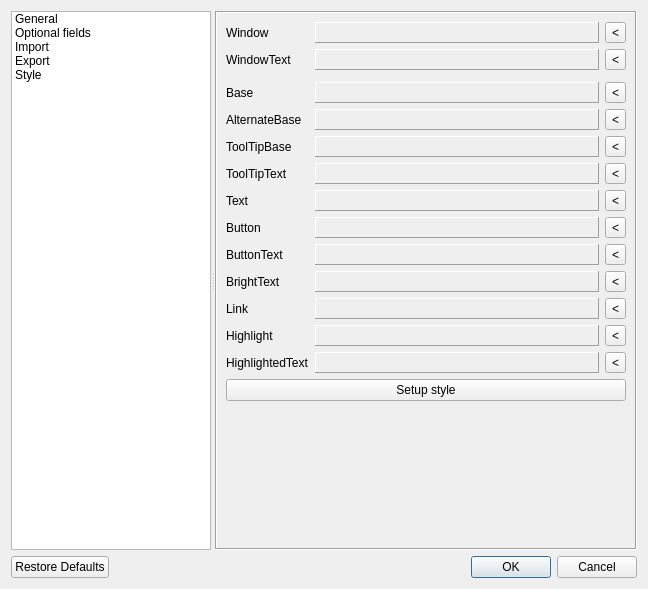
<?xml version="1.0" encoding="UTF-8"?>
<ui version="4.0">
 <class>Settings</class>
 <widget class="QDialog" name="Settings">
  <property name="geometry">
   <rect>
    <x>0</x>
    <y>0</y>
    <width>648</width>
    <height>589</height>
   </rect>
  </property>
  <property name="windowTitle">
   <string>Settings</string>
  </property>
  <property name="windowIcon">
   <iconset resource="resource.qrc">
    <normaloff>:/images/config.png</normaloff>:/images/config.png</iconset>
  </property>
  <layout class="QVBoxLayout" name="verticalLayout_2">
   <item>
    <widget class="QSplitter" name="splitter">
     <property name="orientation">
      <enum>Qt::Horizontal</enum>
     </property>
     <widget class="QListWidget" name="listWidget">
      <property name="sizePolicy">
       <sizepolicy hsizetype="Maximum" vsizetype="Maximum">
        <horstretch>0</horstretch>
        <verstretch>0</verstretch>
       </sizepolicy>
      </property>
      <property name="maximumSize">
       <size>
        <width>200</width>
        <height>16777215</height>
       </size>
      </property>
      <property name="viewMode">
       <enum>QListView::ListMode</enum>
      </property>
      <item>
       <property name="text">
        <string>General</string>
       </property>
       <property name="icon">
        <iconset>
         <normaloff>../../../../images/DBA_Icon.png</normaloff>../../../../images/DBA_Icon.png</iconset>
       </property>
       <property name="flags">
        <set>ItemIsSelectable|ItemIsEnabled</set>
       </property>
      </item>
      <item>
       <property name="text">
        <string>Optional fields</string>
       </property>
       <property name="icon">
        <iconset>
         <normaloff>../../../../images/config.png</normaloff>../../../../images/config.png</iconset>
       </property>
       <property name="flags">
        <set>ItemIsSelectable|ItemIsEnabled</set>
       </property>
      </item>
      <item>
       <property name="text">
        <string>Import</string>
       </property>
       <property name="icon">
        <iconset>
         <normaloff>../../../../images/import.png</normaloff>../../../../images/import.png</iconset>
       </property>
       <property name="flags">
        <set>ItemIsSelectable|ItemIsEnabled</set>
       </property>
      </item>
      <item>
       <property name="text">
        <string>Export</string>
       </property>
       <property name="icon">
        <iconset>
         <normaloff>../../../../images/export.png</normaloff>../../../../images/export.png</iconset>
       </property>
       <property name="flags">
        <set>ItemIsSelectable|ItemIsEnabled</set>
       </property>
      </item>
      <item>
       <property name="text">
        <string>Style</string>
       </property>
      </item>
     </widget>
     <widget class="QStackedWidget" name="StackedWidget">
      <property name="sizePolicy">
       <sizepolicy hsizetype="Minimum" vsizetype="Minimum">
        <horstretch>0</horstretch>
        <verstretch>0</verstretch>
       </sizepolicy>
      </property>
      <property name="minimumSize">
       <size>
        <width>420</width>
        <height>0</height>
       </size>
      </property>
      <property name="frameShape">
       <enum>QFrame::Box</enum>
      </property>
      <property name="frameShadow">
       <enum>QFrame::Sunken</enum>
      </property>
      <property name="currentIndex">
       <number>4</number>
      </property>
      <widget class="QWidget" name="Page_General">
       <layout class="QVBoxLayout" name="verticalLayout">
        <property name="leftMargin">
         <number>2</number>
        </property>
        <property name="topMargin">
         <number>2</number>
        </property>
        <property name="rightMargin">
         <number>2</number>
        </property>
        <property name="bottomMargin">
         <number>2</number>
        </property>
        <item>
         <widget class="QScrollArea" name="ScrollArea_General">
          <property name="frameShape">
           <enum>QFrame::NoFrame</enum>
          </property>
          <property name="widgetResizable">
           <bool>true</bool>
          </property>
          <widget class="QWidget" name="scrollAreaWidgetContents">
           <property name="geometry">
            <rect>
             <x>0</x>
             <y>0</y>
             <width>401</width>
             <height>514</height>
            </rect>
           </property>
           <layout class="QVBoxLayout" name="verticalLayout_4">
            <item>
             <widget class="QGroupBox" name="GroupBox_Global">
              <property name="autoFillBackground">
               <bool>true</bool>
              </property>
              <property name="title">
               <string>Global:</string>
              </property>
              <layout class="QFormLayout" name="formLayout_3">
               <property name="fieldGrowthPolicy">
                <enum>QFormLayout::AllNonFixedFieldsGrow</enum>
               </property>
               <item row="0" column="0">
                <widget class="QLabel" name="Label_Language">
                 <property name="text">
                  <string>Language:</string>
                 </property>
                </widget>
               </item>
               <item row="0" column="1">
                <widget class="QComboBox" name="ComboBox_Language"/>
               </item>
              </layout>
             </widget>
            </item>
            <item>
             <widget class="QGroupBox" name="GroupBox_Network">
              <property name="title">
               <string>Network:</string>
              </property>
              <layout class="QGridLayout" name="gridLayout">
               <item row="0" column="0">
                <widget class="QCheckBox" name="ChBox_CheckForUpdate">
                 <property name="text">
                  <string>Check for update</string>
                 </property>
                </widget>
               </item>
               <item row="1" column="0">
                <widget class="QCheckBox" name="ChBox_SearchOnShikimori">
                 <property name="text">
                  <string>Auto search on shikimori</string>
                 </property>
                </widget>
               </item>
              </layout>
             </widget>
            </item>
            <item>
             <widget class="QGroupBox" name="GroupBox_ActiveSections">
              <property name="sizePolicy">
               <sizepolicy hsizetype="Preferred" vsizetype="Maximum">
                <horstretch>0</horstretch>
                <verstretch>0</verstretch>
               </sizepolicy>
              </property>
              <property name="title">
               <string>Active sections:</string>
              </property>
              <layout class="QHBoxLayout" name="horizontalLayout">
               <item>
                <widget class="QCheckBox" name="ChBox_AS_Anime">
                 <property name="text">
                  <string>Anime</string>
                 </property>
                </widget>
               </item>
               <item>
                <widget class="QCheckBox" name="ChBox_AS_Manga">
                 <property name="text">
                  <string>Manga</string>
                 </property>
                </widget>
               </item>
               <item>
                <widget class="QCheckBox" name="ChBox_AS_Amv">
                 <property name="text">
                  <string>Amv</string>
                 </property>
                </widget>
               </item>
               <item>
                <widget class="QCheckBox" name="ChBox_AS_Dorama">
                 <property name="text">
                  <string>Dorama</string>
                 </property>
                </widget>
               </item>
              </layout>
             </widget>
            </item>
            <item>
             <widget class="QGroupBox" name="GroupBox_ItemList">
              <property name="title">
               <string>Item list:</string>
              </property>
              <layout class="QFormLayout" name="formLayout">
               <item row="2" column="0">
                <widget class="QLabel" name="Label_Sorting">
                 <property name="text">
                  <string>Sorting:</string>
                 </property>
                </widget>
               </item>
               <item row="2" column="1">
                <widget class="QComboBox" name="ComboBox_ItemList_Sorting"/>
               </item>
               <item row="0" column="0">
                <widget class="QLabel" name="Label_DisplayedField">
                 <property name="text">
                  <string>Displayed field:</string>
                 </property>
                </widget>
               </item>
               <item row="0" column="1">
                <widget class="QComboBox" name="ComboBox_ItemList_DisplayedField">
                 <property name="enabled">
                  <bool>true</bool>
                 </property>
                </widget>
               </item>
              </layout>
             </widget>
            </item>
            <item>
             <widget class="QGroupBox" name="GroupBox_ActiveItem">
              <property name="title">
               <string>Active item:</string>
              </property>
              <layout class="QFormLayout" name="formLayout_2">
               <item row="0" column="0" colspan="2">
                <widget class="QCheckBox" name="ChBox_SwitchCoverOrDir">
                 <property name="text">
                  <string>Switch cover/directory</string>
                 </property>
                </widget>
               </item>
              </layout>
             </widget>
            </item>
            <item>
             <widget class="QGroupBox" name="groupBox">
              <property name="title">
               <string>Work directory:</string>
              </property>
              <property name="checkable">
               <bool>true</bool>
              </property>
              <property name="checked">
               <bool>false</bool>
              </property>
              <layout class="QFormLayout" name="formLayout_5">
               <item row="0" column="1">
                <layout class="QHBoxLayout" name="horizontalLayout_8">
                 <item>
                  <widget class="QLineEdit" name="LineEdit_WorkDir"/>
                 </item>
                 <item>
                  <widget class="QToolButton" name="TBtn_WorkDir_Choose">
                   <property name="text">
                    <string/>
                   </property>
                   <property name="icon">
                    <iconset resource="resource.qrc">
                     <normaloff>:/images/folder.png</normaloff>:/images/folder.png</iconset>
                   </property>
                  </widget>
                 </item>
                </layout>
               </item>
              </layout>
             </widget>
            </item>
            <item>
             <spacer name="VSpacer_General">
              <property name="orientation">
               <enum>Qt::Vertical</enum>
              </property>
              <property name="sizeHint" stdset="0">
               <size>
                <width>20</width>
                <height>40</height>
               </size>
              </property>
             </spacer>
            </item>
           </layout>
          </widget>
         </widget>
        </item>
       </layout>
      </widget>
      <widget class="QWidget" name="Page_OptionalFields">
       <layout class="QVBoxLayout" name="VLay_3">
        <property name="leftMargin">
         <number>2</number>
        </property>
        <property name="topMargin">
         <number>2</number>
        </property>
        <property name="rightMargin">
         <number>2</number>
        </property>
        <property name="bottomMargin">
         <number>2</number>
        </property>
        <item>
         <widget class="QScrollArea" name="ScrollArea_OptionalFields">
          <property name="frameShape">
           <enum>QFrame::NoFrame</enum>
          </property>
          <property name="widgetResizable">
           <bool>true</bool>
          </property>
          <widget class="QWidget" name="scrollAreaWidgetContents_2">
           <property name="geometry">
            <rect>
             <x>0</x>
             <y>0</y>
             <width>414</width>
             <height>504</height>
            </rect>
           </property>
           <layout class="QVBoxLayout" name="verticalLayout_3">
            <item>
             <widget class="QGroupBox" name="GroupBox_Anime">
              <property name="title">
               <string>Anime:</string>
              </property>
              <layout class="QHBoxLayout" name="horizontalLayout_2">
               <item>
                <widget class="QCheckBox" name="ChBox_OptField_Anime_AltTitle">
                 <property name="text">
                  <string>Alt title</string>
                 </property>
                </widget>
               </item>
               <item>
                <widget class="QCheckBox" name="ChBox_OptField_Anime_Director">
                 <property name="text">
                  <string>Director</string>
                 </property>
                </widget>
               </item>
               <item>
                <widget class="QCheckBox" name="ChBox_OptField_Anime_Postscoring">
                 <property name="text">
                  <string>Postscoring</string>
                 </property>
                </widget>
               </item>
              </layout>
             </widget>
            </item>
            <item>
             <widget class="QGroupBox" name="GroupBox_Manga">
              <property name="title">
               <string>Manga:</string>
              </property>
              <layout class="QHBoxLayout" name="horizontalLayout_3">
               <item>
                <widget class="QCheckBox" name="ChBox_OptField_Manga_AltTitle">
                 <property name="text">
                  <string>Alt title</string>
                 </property>
                </widget>
               </item>
               <item>
                <widget class="QCheckBox" name="ChBox_OptField_Manga_Author">
                 <property name="text">
                  <string>Author</string>
                 </property>
                </widget>
               </item>
               <item>
                <widget class="QCheckBox" name="ChBox_OptField_Manga_Translation">
                 <property name="text">
                  <string>Translation</string>
                 </property>
                </widget>
               </item>
              </layout>
             </widget>
            </item>
            <item>
             <widget class="QGroupBox" name="GroupBox_Dorama">
              <property name="title">
               <string>Dorama:</string>
              </property>
              <layout class="QHBoxLayout" name="horizontalLayout_4">
               <item>
                <widget class="QCheckBox" name="ChBox_OptField_Dorama_AltTitle">
                 <property name="text">
                  <string>Alt title</string>
                 </property>
                </widget>
               </item>
               <item>
                <widget class="QCheckBox" name="ChBox_OptField_Dorama_Director">
                 <property name="text">
                  <string>Director</string>
                 </property>
                </widget>
               </item>
               <item>
                <widget class="QLabel" name="label"/>
               </item>
              </layout>
             </widget>
            </item>
            <item>
             <spacer name="VSpacer_OptionalFields">
              <property name="orientation">
               <enum>Qt::Vertical</enum>
              </property>
              <property name="sizeHint" stdset="0">
               <size>
                <width>20</width>
                <height>215</height>
               </size>
              </property>
             </spacer>
            </item>
           </layout>
          </widget>
         </widget>
        </item>
       </layout>
      </widget>
      <widget class="QWidget" name="Page_Import">
       <layout class="QVBoxLayout" name="VLay_Import">
        <property name="leftMargin">
         <number>2</number>
        </property>
        <property name="topMargin">
         <number>2</number>
        </property>
        <property name="rightMargin">
         <number>2</number>
        </property>
        <property name="bottomMargin">
         <number>2</number>
        </property>
        <item>
         <widget class="QScrollArea" name="ScrollArea_Import">
          <property name="frameShape">
           <enum>QFrame::NoFrame</enum>
          </property>
          <property name="widgetResizable">
           <bool>true</bool>
          </property>
          <widget class="QWidget" name="scrollAreaWidgetContents_3">
           <property name="geometry">
            <rect>
             <x>0</x>
             <y>0</y>
             <width>414</width>
             <height>504</height>
            </rect>
           </property>
           <layout class="QVBoxLayout" name="verticalLayout_5">
            <item>
             <layout class="QHBoxLayout" name="HLay_Import_Path">
              <item>
               <widget class="QLineEdit" name="LineEdit_Import_FilePath"/>
              </item>
              <item>
               <widget class="QToolButton" name="TBtn_Import_Path_Choose">
                <property name="icon">
                 <iconset resource="resource.qrc">
                  <normaloff>:/images/folder.png</normaloff>:/images/folder.png</iconset>
                </property>
               </widget>
              </item>
             </layout>
            </item>
            <item>
             <widget class="QGroupBox" name="GroupBox_ImportSections">
              <property name="title">
               <string>Import sections:</string>
              </property>
              <layout class="QHBoxLayout" name="horizontalLayout_6">
               <item>
                <widget class="QCheckBox" name="ChBox_Import_Anime">
                 <property name="text">
                  <string>Anime</string>
                 </property>
                 <property name="checked">
                  <bool>true</bool>
                 </property>
                </widget>
               </item>
               <item>
                <widget class="QCheckBox" name="ChBox_Import_Manga">
                 <property name="text">
                  <string>Manga</string>
                 </property>
                 <property name="checked">
                  <bool>true</bool>
                 </property>
                </widget>
               </item>
               <item>
                <widget class="QCheckBox" name="ChBox_Import_Amv">
                 <property name="text">
                  <string>Amv</string>
                 </property>
                 <property name="checked">
                  <bool>true</bool>
                 </property>
                </widget>
               </item>
               <item>
                <widget class="QCheckBox" name="ChBox_Import_Dorama">
                 <property name="text">
                  <string>Dorama</string>
                 </property>
                 <property name="checked">
                  <bool>true</bool>
                 </property>
                </widget>
               </item>
              </layout>
             </widget>
            </item>
            <item>
             <widget class="QCheckBox" name="ChBox_Import_Images">
              <property name="text">
               <string>Import images</string>
              </property>
              <property name="checked">
               <bool>true</bool>
              </property>
             </widget>
            </item>
            <item>
             <layout class="QHBoxLayout" name="HLay_Import_Actions">
              <item>
               <widget class="QPushButton" name="PBtn_Import_Append">
                <property name="text">
                 <string>Append</string>
                </property>
                <property name="icon">
                 <iconset resource="resource.qrc">
                  <normaloff>:/images/list-add.png</normaloff>:/images/list-add.png</iconset>
                </property>
               </widget>
              </item>
              <item>
               <widget class="QPushButton" name="PBtn_Import_Replace">
                <property name="text">
                 <string>Replace</string>
                </property>
                <property name="icon">
                 <iconset resource="resource.qrc">
                  <normaloff>:/images/refresh.png</normaloff>:/images/refresh.png</iconset>
                </property>
               </widget>
              </item>
             </layout>
            </item>
            <item>
             <widget class="QProgressBar" name="ProgressBar_Import">
              <property name="value">
               <number>0</number>
              </property>
              <property name="alignment">
               <set>Qt::AlignCenter</set>
              </property>
             </widget>
            </item>
            <item>
             <spacer name="VSpacer_Import">
              <property name="orientation">
               <enum>Qt::Vertical</enum>
              </property>
              <property name="sizeHint" stdset="0">
               <size>
                <width>20</width>
                <height>239</height>
               </size>
              </property>
             </spacer>
            </item>
           </layout>
          </widget>
         </widget>
        </item>
       </layout>
      </widget>
      <widget class="QWidget" name="Page_Export">
       <layout class="QVBoxLayout" name="verticalLayout_6">
        <property name="leftMargin">
         <number>2</number>
        </property>
        <property name="topMargin">
         <number>2</number>
        </property>
        <property name="rightMargin">
         <number>2</number>
        </property>
        <property name="bottomMargin">
         <number>2</number>
        </property>
        <item>
         <widget class="QScrollArea" name="ScrollArea_Export">
          <property name="frameShape">
           <enum>QFrame::NoFrame</enum>
          </property>
          <property name="widgetResizable">
           <bool>true</bool>
          </property>
          <widget class="QWidget" name="scrollAreaWidgetContents_4">
           <property name="geometry">
            <rect>
             <x>0</x>
             <y>0</y>
             <width>414</width>
             <height>504</height>
            </rect>
           </property>
           <layout class="QVBoxLayout" name="verticalLayout_7">
            <item>
             <layout class="QHBoxLayout" name="horizontalLayout_5">
              <item>
               <widget class="QLineEdit" name="LineEdit_Export_FilePath"/>
              </item>
              <item>
               <widget class="QToolButton" name="TBtn_Export_Path_Choose">
                <property name="icon">
                 <iconset resource="resource.qrc">
                  <normaloff>:/images/folder.png</normaloff>:/images/folder.png</iconset>
                </property>
               </widget>
              </item>
             </layout>
            </item>
            <item>
             <widget class="QGroupBox" name="GroupBox_Export_Sections">
              <property name="title">
               <string>Export sections:</string>
              </property>
              <layout class="QHBoxLayout" name="horizontalLayout_7">
               <item>
                <widget class="QCheckBox" name="ChBox_Export_Anime">
                 <property name="text">
                  <string>Anime</string>
                 </property>
                 <property name="checked">
                  <bool>true</bool>
                 </property>
                </widget>
               </item>
               <item>
                <widget class="QCheckBox" name="ChBox_Export_Manga">
                 <property name="text">
                  <string>Manga</string>
                 </property>
                 <property name="checked">
                  <bool>true</bool>
                 </property>
                </widget>
               </item>
               <item>
                <widget class="QCheckBox" name="ChBox_Export_Amv">
                 <property name="text">
                  <string>Amv</string>
                 </property>
                 <property name="checked">
                  <bool>true</bool>
                 </property>
                </widget>
               </item>
               <item>
                <widget class="QCheckBox" name="ChBox_Export_Dorama">
                 <property name="text">
                  <string>Dorama</string>
                 </property>
                 <property name="checked">
                  <bool>true</bool>
                 </property>
                </widget>
               </item>
              </layout>
             </widget>
            </item>
            <item>
             <widget class="QCheckBox" name="ChBox_Export_Images">
              <property name="text">
               <string>Export images</string>
              </property>
              <property name="checked">
               <bool>true</bool>
              </property>
             </widget>
            </item>
            <item>
             <widget class="QPushButton" name="PBtn_Action_Export">
              <property name="text">
               <string>Export</string>
              </property>
              <property name="icon">
               <iconset resource="resource.qrc">
                <normaloff>:/images/export.png</normaloff>:/images/export.png</iconset>
              </property>
             </widget>
            </item>
            <item>
             <widget class="QProgressBar" name="ProgressBar_Export">
              <property name="value">
               <number>0</number>
              </property>
              <property name="alignment">
               <set>Qt::AlignCenter</set>
              </property>
             </widget>
            </item>
            <item>
             <spacer name="VSpacer_Export">
              <property name="orientation">
               <enum>Qt::Vertical</enum>
              </property>
              <property name="sizeHint" stdset="0">
               <size>
                <width>20</width>
                <height>241</height>
               </size>
              </property>
             </spacer>
            </item>
           </layout>
          </widget>
         </widget>
        </item>
       </layout>
      </widget>
      <widget class="QWidget" name="page">
       <layout class="QFormLayout" name="formLayout_4">
        <property name="fieldGrowthPolicy">
         <enum>QFormLayout::AllNonFixedFieldsGrow</enum>
        </property>
        <item row="1" column="0">
         <widget class="QLabel" name="label_2">
          <property name="text">
           <string>Window</string>
          </property>
         </widget>
        </item>
        <item row="1" column="1">
         <layout class="QHBoxLayout" name="horizontalLayout_9">
          <property name="topMargin">
           <number>0</number>
          </property>
          <item>
           <widget class="QFrame" name="frame_Window">
            <property name="frameShape">
             <enum>QFrame::Panel</enum>
            </property>
            <property name="frameShadow">
             <enum>QFrame::Raised</enum>
            </property>
            <property name="lineWidth">
             <number>1</number>
            </property>
           </widget>
          </item>
          <item>
           <widget class="QToolButton" name="toolButton_Window">
            <property name="text">
             <string>&lt;</string>
            </property>
           </widget>
          </item>
         </layout>
        </item>
        <item row="2" column="0">
         <widget class="QLabel" name="label_3">
          <property name="text">
           <string>WindowText</string>
          </property>
         </widget>
        </item>
        <item row="2" column="1">
         <layout class="QHBoxLayout" name="horizontalLayout_10">
          <property name="topMargin">
           <number>0</number>
          </property>
          <item>
           <widget class="QFrame" name="frame_WindowText">
            <property name="frameShape">
             <enum>QFrame::Panel</enum>
            </property>
            <property name="frameShadow">
             <enum>QFrame::Raised</enum>
            </property>
            <property name="lineWidth">
             <number>1</number>
            </property>
           </widget>
          </item>
          <item>
           <widget class="QToolButton" name="toolButton_TextLabel">
            <property name="text">
             <string>&lt;</string>
            </property>
           </widget>
          </item>
         </layout>
        </item>
        <item row="3" column="1">
         <widget class="QFrame" name="frame_TextLabel">
          <property name="frameShape">
           <enum>QFrame::Panel</enum>
          </property>
          <property name="frameShadow">
           <enum>QFrame::Raised</enum>
          </property>
          <property name="lineWidth">
           <number>1</number>
          </property>
         </widget>
        </item>
        <item row="4" column="0">
         <widget class="QLabel" name="label_4">
          <property name="text">
           <string>Base</string>
          </property>
         </widget>
        </item>
        <item row="4" column="1">
         <layout class="QHBoxLayout" name="horizontalLayout_11">
          <property name="topMargin">
           <number>0</number>
          </property>
          <item>
           <widget class="QFrame" name="frame_Base">
            <property name="frameShape">
             <enum>QFrame::Panel</enum>
            </property>
            <property name="frameShadow">
             <enum>QFrame::Raised</enum>
            </property>
            <property name="lineWidth">
             <number>1</number>
            </property>
           </widget>
          </item>
          <item>
           <widget class="QToolButton" name="toolButton_Base">
            <property name="text">
             <string>&lt;</string>
            </property>
           </widget>
          </item>
         </layout>
        </item>
        <item row="5" column="0">
         <widget class="QLabel" name="label_5">
          <property name="text">
           <string>AlternateBase</string>
          </property>
         </widget>
        </item>
        <item row="5" column="1">
         <layout class="QHBoxLayout" name="horizontalLayout_12">
          <property name="topMargin">
           <number>0</number>
          </property>
          <item>
           <widget class="QFrame" name="frame_AlternateBase">
            <property name="frameShape">
             <enum>QFrame::Panel</enum>
            </property>
            <property name="frameShadow">
             <enum>QFrame::Raised</enum>
            </property>
            <property name="lineWidth">
             <number>1</number>
            </property>
           </widget>
          </item>
          <item>
           <widget class="QToolButton" name="toolButton_AlternateBase">
            <property name="text">
             <string>&lt;</string>
            </property>
           </widget>
          </item>
         </layout>
        </item>
        <item row="6" column="0">
         <widget class="QLabel" name="label_6">
          <property name="text">
           <string>ToolTipBase</string>
          </property>
         </widget>
        </item>
        <item row="6" column="1">
         <layout class="QHBoxLayout" name="horizontalLayout_13">
          <property name="topMargin">
           <number>0</number>
          </property>
          <item>
           <widget class="QFrame" name="frame_ToolTipBase">
            <property name="frameShape">
             <enum>QFrame::Panel</enum>
            </property>
            <property name="frameShadow">
             <enum>QFrame::Raised</enum>
            </property>
            <property name="lineWidth">
             <number>1</number>
            </property>
           </widget>
          </item>
          <item>
           <widget class="QToolButton" name="toolButton_ToolTipBase">
            <property name="text">
             <string>&lt;</string>
            </property>
           </widget>
          </item>
         </layout>
        </item>
        <item row="7" column="0">
         <widget class="QLabel" name="label_7">
          <property name="text">
           <string>ToolTipText</string>
          </property>
         </widget>
        </item>
        <item row="7" column="1">
         <layout class="QHBoxLayout" name="horizontalLayout_14">
          <property name="topMargin">
           <number>0</number>
          </property>
          <item>
           <widget class="QFrame" name="frame_ToolTipText">
            <property name="frameShape">
             <enum>QFrame::Panel</enum>
            </property>
            <property name="frameShadow">
             <enum>QFrame::Raised</enum>
            </property>
            <property name="lineWidth">
             <number>1</number>
            </property>
           </widget>
          </item>
          <item>
           <widget class="QToolButton" name="toolButton_ToolTipText">
            <property name="text">
             <string>&lt;</string>
            </property>
           </widget>
          </item>
         </layout>
        </item>
        <item row="8" column="0">
         <widget class="QLabel" name="label_8">
          <property name="text">
           <string>Text</string>
          </property>
         </widget>
        </item>
        <item row="8" column="1">
         <layout class="QHBoxLayout" name="horizontalLayout_15">
          <property name="topMargin">
           <number>0</number>
          </property>
          <item>
           <widget class="QFrame" name="frame_Text">
            <property name="frameShape">
             <enum>QFrame::Panel</enum>
            </property>
            <property name="frameShadow">
             <enum>QFrame::Raised</enum>
            </property>
            <property name="lineWidth">
             <number>1</number>
            </property>
           </widget>
          </item>
          <item>
           <widget class="QToolButton" name="toolButton_Text">
            <property name="text">
             <string>&lt;</string>
            </property>
           </widget>
          </item>
         </layout>
        </item>
        <item row="9" column="0">
         <widget class="QLabel" name="label_9">
          <property name="text">
           <string>Button</string>
          </property>
         </widget>
        </item>
        <item row="9" column="1">
         <layout class="QHBoxLayout" name="horizontalLayout_16">
          <property name="topMargin">
           <number>0</number>
          </property>
          <item>
           <widget class="QFrame" name="frame_Button">
            <property name="frameShape">
             <enum>QFrame::Panel</enum>
            </property>
            <property name="frameShadow">
             <enum>QFrame::Raised</enum>
            </property>
            <property name="lineWidth">
             <number>1</number>
            </property>
           </widget>
          </item>
          <item>
           <widget class="QToolButton" name="toolButton_Button">
            <property name="text">
             <string>&lt;</string>
            </property>
           </widget>
          </item>
         </layout>
        </item>
        <item row="10" column="0">
         <widget class="QLabel" name="label_10">
          <property name="text">
           <string>ButtonText</string>
          </property>
         </widget>
        </item>
        <item row="10" column="1">
         <layout class="QHBoxLayout" name="horizontalLayout_17">
          <property name="topMargin">
           <number>0</number>
          </property>
          <item>
           <widget class="QFrame" name="frame_ButtonText">
            <property name="frameShape">
             <enum>QFrame::Panel</enum>
            </property>
            <property name="frameShadow">
             <enum>QFrame::Raised</enum>
            </property>
            <property name="lineWidth">
             <number>1</number>
            </property>
           </widget>
          </item>
          <item>
           <widget class="QToolButton" name="toolButton_ButtonText">
            <property name="text">
             <string>&lt;</string>
            </property>
           </widget>
          </item>
         </layout>
        </item>
        <item row="11" column="0">
         <widget class="QLabel" name="label_11">
          <property name="text">
           <string>BrightText</string>
          </property>
         </widget>
        </item>
        <item row="11" column="1">
         <layout class="QHBoxLayout" name="horizontalLayout_18">
          <property name="topMargin">
           <number>0</number>
          </property>
          <item>
           <widget class="QFrame" name="frame_BrightText">
            <property name="frameShape">
             <enum>QFrame::Panel</enum>
            </property>
            <property name="frameShadow">
             <enum>QFrame::Raised</enum>
            </property>
            <property name="lineWidth">
             <number>1</number>
            </property>
           </widget>
          </item>
          <item>
           <widget class="QToolButton" name="toolButton_BrightText">
            <property name="text">
             <string>&lt;</string>
            </property>
           </widget>
          </item>
         </layout>
        </item>
        <item row="12" column="0">
         <widget class="QLabel" name="label_12">
          <property name="text">
           <string>Link</string>
          </property>
         </widget>
        </item>
        <item row="12" column="1">
         <layout class="QHBoxLayout" name="horizontalLayout_19">
          <property name="topMargin">
           <number>0</number>
          </property>
          <item>
           <widget class="QFrame" name="frame_Link">
            <property name="frameShape">
             <enum>QFrame::Panel</enum>
            </property>
            <property name="frameShadow">
             <enum>QFrame::Raised</enum>
            </property>
            <property name="lineWidth">
             <number>1</number>
            </property>
           </widget>
          </item>
          <item>
           <widget class="QToolButton" name="toolButton_Link">
            <property name="text">
             <string>&lt;</string>
            </property>
           </widget>
          </item>
         </layout>
        </item>
        <item row="13" column="0">
         <widget class="QLabel" name="label_13">
          <property name="text">
           <string>Highlight</string>
          </property>
         </widget>
        </item>
        <item row="14" column="0">
         <widget class="QLabel" name="label_14">
          <property name="text">
           <string>HighlightedText</string>
          </property>
         </widget>
        </item>
        <item row="13" column="1">
         <layout class="QHBoxLayout" name="horizontalLayout_22">
          <property name="topMargin">
           <number>0</number>
          </property>
          <item>
           <widget class="QFrame" name="frame_Highlight">
            <property name="frameShape">
             <enum>QFrame::Panel</enum>
            </property>
            <property name="frameShadow">
             <enum>QFrame::Raised</enum>
            </property>
            <property name="lineWidth">
             <number>1</number>
            </property>
           </widget>
          </item>
          <item>
           <widget class="QToolButton" name="toolButton_Highlight">
            <property name="text">
             <string>&lt;</string>
            </property>
           </widget>
          </item>
         </layout>
        </item>
        <item row="14" column="1">
         <layout class="QHBoxLayout" name="horizontalLayout_23">
          <property name="topMargin">
           <number>0</number>
          </property>
          <item>
           <widget class="QFrame" name="frame_HighlightedText">
            <property name="frameShape">
             <enum>QFrame::Panel</enum>
            </property>
            <property name="frameShadow">
             <enum>QFrame::Raised</enum>
            </property>
            <property name="lineWidth">
             <number>1</number>
            </property>
           </widget>
          </item>
          <item>
           <widget class="QToolButton" name="toolButton_HighlightedText">
            <property name="text">
             <string>&lt;</string>
            </property>
           </widget>
          </item>
         </layout>
        </item>
        <item row="15" column="0" colspan="2">
         <widget class="QPushButton" name="pushButton">
          <property name="text">
           <string>Setup style</string>
          </property>
         </widget>
        </item>
       </layout>
      </widget>
     </widget>
    </widget>
   </item>
   <item>
    <widget class="QDialogButtonBox" name="BtnBox">
     <property name="orientation">
      <enum>Qt::Horizontal</enum>
     </property>
     <property name="standardButtons">
      <set>QDialogButtonBox::Cancel|QDialogButtonBox::Ok|QDialogButtonBox::RestoreDefaults</set>
     </property>
    </widget>
   </item>
  </layout>
  <action name="actionImport">
   <property name="icon">
    <iconset theme="add">
     <normaloff/>
    </iconset>
   </property>
   <property name="text">
    <string>import</string>
   </property>
   <property name="toolTip">
    <string>Append to database</string>
   </property>
  </action>
  <action name="actionDeleteRecords">
   <property name="icon">
    <iconset theme="remove">
     <normaloff/>
    </iconset>
   </property>
   <property name="text">
    <string>deleteRecords</string>
   </property>
   <property name="toolTip">
    <string>Delete records and images</string>
   </property>
  </action>
  <action name="actionShowProgressBar">
   <property name="text">
    <string>ShowImportProgressBar</string>
   </property>
   <property name="toolTip">
    <string>Switch progress bar or action buttons</string>
   </property>
  </action>
  <action name="actionShowExportProgressBar">
   <property name="text">
    <string>ShowExportProgressBar</string>
   </property>
   <property name="toolTip">
    <string>Switch export button or progress bar</string>
   </property>
  </action>
 </widget>
 <resources>
  <include location="resource.qrc"/>
 </resources>
 <connections>
  <connection>
   <sender>BtnBox</sender>
   <signal>accepted()</signal>
   <receiver>Settings</receiver>
   <slot>accept()</slot>
   <hints>
    <hint type="sourcelabel">
     <x>248</x>
     <y>254</y>
    </hint>
    <hint type="destinationlabel">
     <x>157</x>
     <y>274</y>
    </hint>
   </hints>
  </connection>
  <connection>
   <sender>BtnBox</sender>
   <signal>rejected()</signal>
   <receiver>Settings</receiver>
   <slot>reject()</slot>
   <hints>
    <hint type="sourcelabel">
     <x>316</x>
     <y>260</y>
    </hint>
    <hint type="destinationlabel">
     <x>286</x>
     <y>274</y>
    </hint>
   </hints>
  </connection>
 </connections>
</ui>
